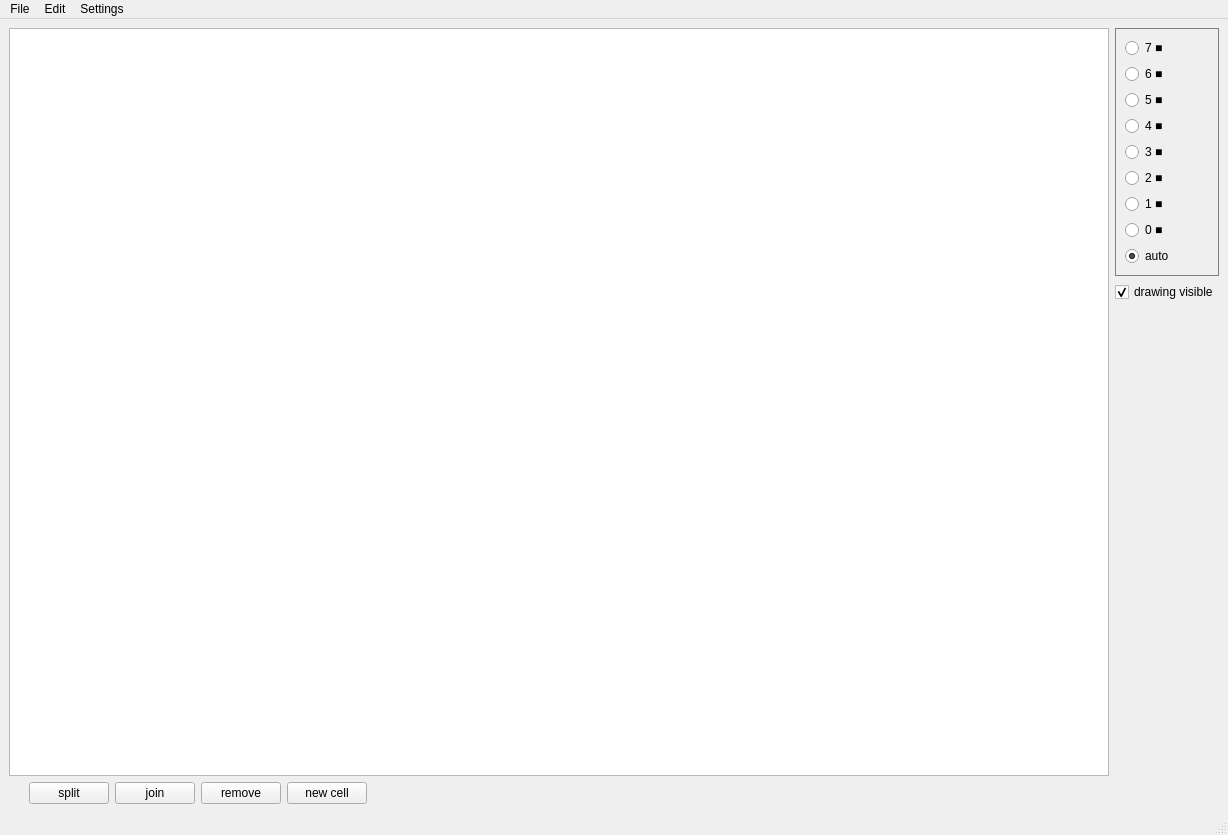
<?xml version="1.0" encoding="UTF-8"?>
<ui version="4.0">
 <class>MainWindow</class>
 <widget class="QMainWindow" name="MainWindow">
  <property name="geometry">
   <rect>
    <x>0</x>
    <y>0</y>
    <width>1228</width>
    <height>835</height>
   </rect>
  </property>
  <property name="windowTitle">
   <string>MainWindow</string>
  </property>
  <widget class="QWidget" name="centralwidget">
   <layout class="QGridLayout" name="gridLayout_2">
    <item row="0" column="1" rowspan="2">
     <layout class="QVBoxLayout" name="verticalLayout_right">
      <item>
       <widget class="QGroupBox" name="groupBox_color">
        <property name="styleSheet">
         <string notr="true">QGroupBox {  border: 1px solid gray;}</string>
        </property>
        <property name="title">
         <string/>
        </property>
        <property name="flat">
         <bool>false</bool>
        </property>
        <layout class="QVBoxLayout" name="verticalLayout">
         <item>
          <widget class="QRadioButton" name="radioButton_7">
           <property name="text">
            <string>7 ■</string>
           </property>
          </widget>
         </item>
         <item>
          <widget class="QRadioButton" name="radioButton_6">
           <property name="text">
            <string>6 ■</string>
           </property>
          </widget>
         </item>
         <item>
          <widget class="QRadioButton" name="radioButton_5">
           <property name="text">
            <string>5 ■</string>
           </property>
          </widget>
         </item>
         <item>
          <widget class="QRadioButton" name="radioButton_4">
           <property name="text">
            <string>4 ■</string>
           </property>
          </widget>
         </item>
         <item>
          <widget class="QRadioButton" name="radioButton_3">
           <property name="text">
            <string>3 ■</string>
           </property>
          </widget>
         </item>
         <item>
          <widget class="QRadioButton" name="radioButton_2">
           <property name="text">
            <string>2 ■</string>
           </property>
          </widget>
         </item>
         <item>
          <widget class="QRadioButton" name="radioButton_1">
           <property name="text">
            <string>1 ■</string>
           </property>
          </widget>
         </item>
         <item>
          <widget class="QRadioButton" name="radioButton_0">
           <property name="text">
            <string>0 ■</string>
           </property>
          </widget>
         </item>
         <item>
          <widget class="QRadioButton" name="radioButton_auto">
           <property name="text">
            <string>auto</string>
           </property>
           <property name="checked">
            <bool>true</bool>
           </property>
          </widget>
         </item>
        </layout>
       </widget>
      </item>
      <item>
       <widget class="QCheckBox" name="checkBox_drawing_visible">
        <property name="text">
         <string>drawing visible</string>
        </property>
        <property name="checked">
         <bool>true</bool>
        </property>
       </widget>
      </item>
      <item>
       <spacer name="verticalSpacer">
        <property name="orientation">
         <enum>Qt::Vertical</enum>
        </property>
        <property name="sizeHint" stdset="0">
         <size>
          <width>20</width>
          <height>40</height>
         </size>
        </property>
       </spacer>
      </item>
     </layout>
    </item>
    <item row="0" column="0">
     <layout class="QGridLayout" name="gridLayout_img">
      <item row="0" column="1">
       <widget class="QGraphicsView" name="graphicsView"/>
      </item>
     </layout>
    </item>
    <item row="1" column="0">
     <layout class="QHBoxLayout" name="horizontalLayout_bottom">
      <property name="leftMargin">
       <number>20</number>
      </property>
      <item>
       <widget class="QPushButton" name="pushButton_split">
        <property name="text">
         <string>split</string>
        </property>
       </widget>
      </item>
      <item>
       <widget class="QPushButton" name="pushButton_join">
        <property name="text">
         <string>join</string>
        </property>
       </widget>
      </item>
      <item>
       <widget class="QPushButton" name="pushButton_remove">
        <property name="text">
         <string>remove</string>
        </property>
       </widget>
      </item>
      <item>
       <widget class="QPushButton" name="pushButton_new_cell">
        <property name="text">
         <string>new cell</string>
        </property>
       </widget>
      </item>
      <item>
       <spacer name="horizontalSpacer">
        <property name="orientation">
         <enum>Qt::Horizontal</enum>
        </property>
        <property name="sizeHint" stdset="0">
         <size>
          <width>40</width>
          <height>20</height>
         </size>
        </property>
       </spacer>
      </item>
     </layout>
    </item>
   </layout>
  </widget>
  <widget class="QMenuBar" name="menubar">
   <property name="geometry">
    <rect>
     <x>0</x>
     <y>0</y>
     <width>1228</width>
     <height>21</height>
    </rect>
   </property>
   <widget class="QMenu" name="menuFile">
    <property name="title">
     <string>File</string>
    </property>
    <addaction name="actionOpen"/>
    <addaction name="actionLoad"/>
    <addaction name="actionSave"/>
   </widget>
   <widget class="QMenu" name="menuEdit">
    <property name="title">
     <string>Edit</string>
    </property>
    <addaction name="actionUndo_2"/>
    <addaction name="actionRedo_2"/>
    <addaction name="separator"/>
    <addaction name="actionReset_2"/>
   </widget>
   <widget class="QMenu" name="menuSettings">
    <property name="title">
     <string>Settings</string>
    </property>
    <addaction name="actionAdvanced_settings"/>
   </widget>
   <addaction name="menuFile"/>
   <addaction name="menuEdit"/>
   <addaction name="menuSettings"/>
  </widget>
  <widget class="QStatusBar" name="statusbar"/>
  <action name="actionSave">
   <property name="text">
    <string>Save</string>
   </property>
  </action>
  <action name="actionLoad">
   <property name="text">
    <string>Load</string>
   </property>
  </action>
  <action name="actionUndo">
   <property name="text">
    <string>Undo</string>
   </property>
  </action>
  <action name="actionRedo">
   <property name="text">
    <string>Redo</string>
   </property>
  </action>
  <action name="actionReset">
   <property name="text">
    <string>Reset</string>
   </property>
  </action>
  <action name="actionUndo_2">
   <property name="text">
    <string>Undo</string>
   </property>
  </action>
  <action name="actionRedo_2">
   <property name="text">
    <string>Redo</string>
   </property>
  </action>
  <action name="actionReset_2">
   <property name="text">
    <string>Reset</string>
   </property>
  </action>
  <action name="actionOpen">
   <property name="text">
    <string>Open</string>
   </property>
  </action>
  <action name="actionAdvanced_settings">
   <property name="text">
    <string>Advanced settings</string>
   </property>
  </action>
 </widget>
 <resources/>
 <connections/>
</ui>
